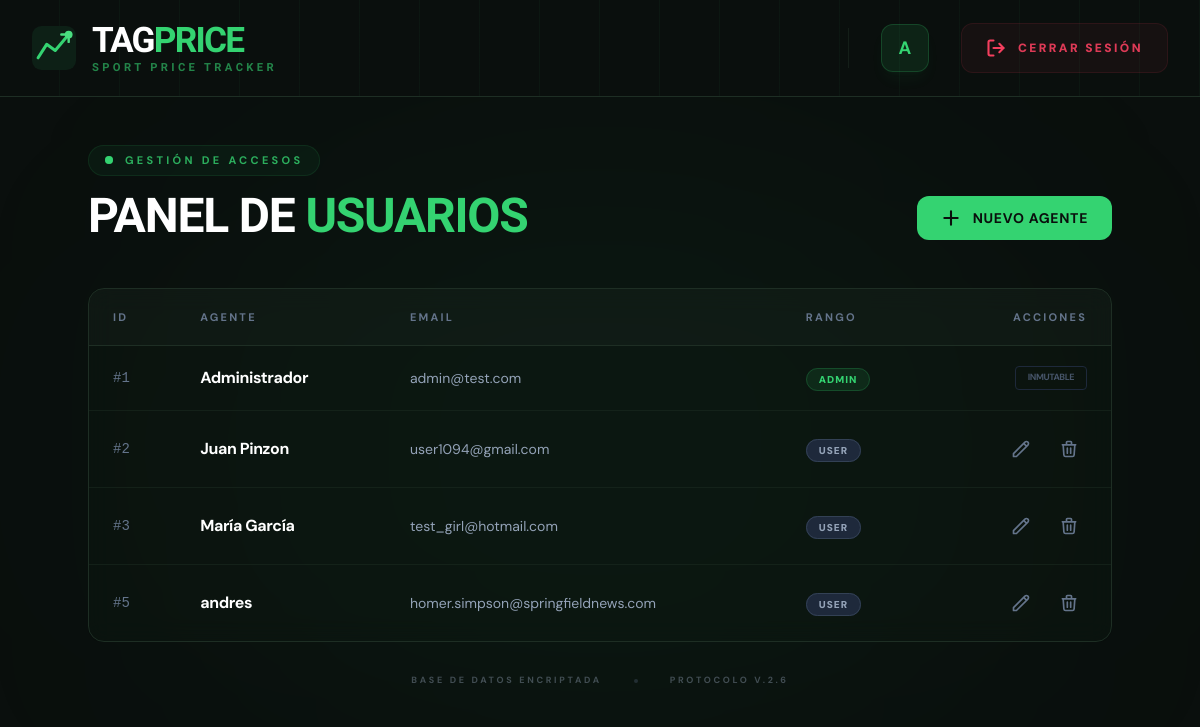
The app's page /views/panelAdmin.php (signed in), older data.
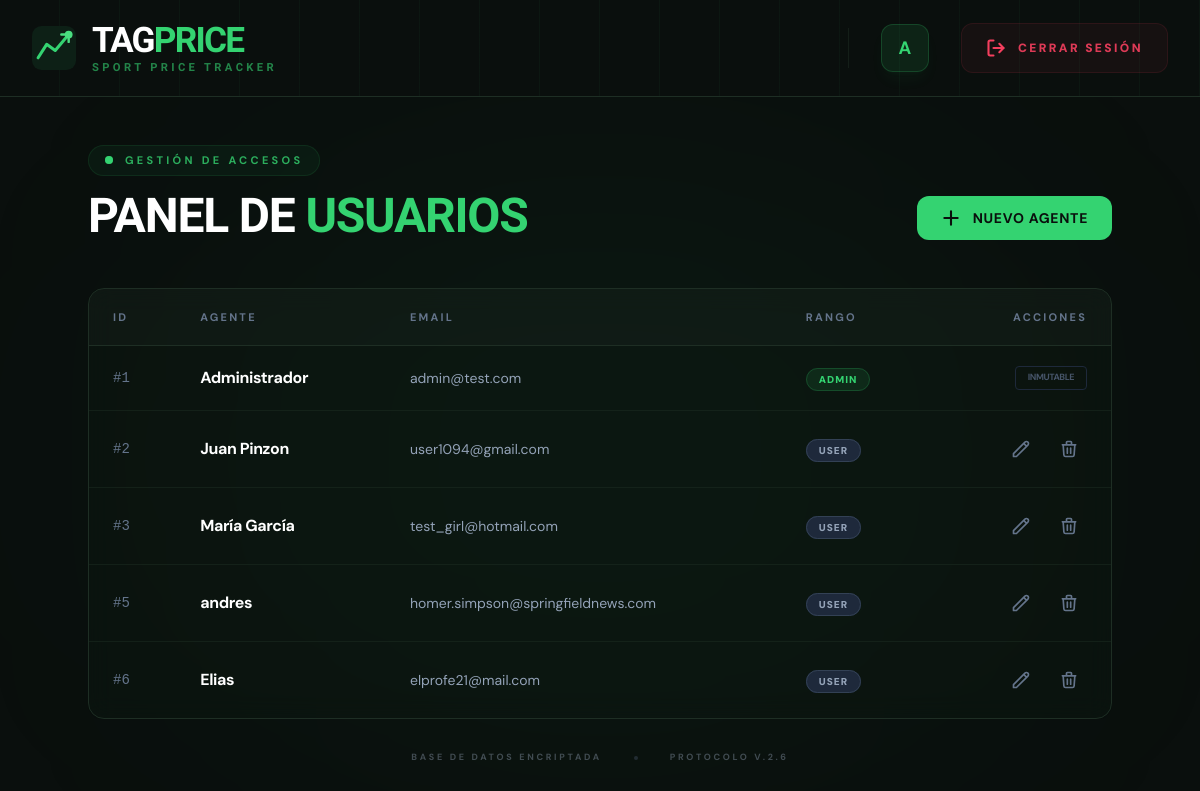
The same page, newer data.
### tables this page shows
CREATE TABLE users (
    usu_id INTEGER PRIMARY KEY AUTOINCREMENT NOT NULL,
    usu_mail VARCHAR(50) NOT NULL UNIQUE,
    usu_password VARCHAR(255) NOT NULL,
    usu_name VARCHAR(200) NOT NULL,
    usu_rol TEXT NOT NULL DEFAULT "user" -- Por defecto, todos son usuarios
);

### views/panelAdmin.php (the view, shortened to what this page needs)
<?php
include PATH_BASE .'includes/header.php';
include_once PATH_BASE . 'includes/db_connect.php';
$sql = $db->prepare("SELECT usu_id, usu_mail, usu_name, usu_rol FROM users");
?>
<main class="relative min-h-[calc(100vh-96px)] py-12 px-4 overflow-hidden">
    <div class="absolute top-1/2 left-1/2 -translate-x-1/2 -translate-y-1/2 w-[800px] h-[500px] bg-brand/5 rounded-full blur-[140px] pointer-events-none"></div>
    <div class="relative w-full max-w-5xl mx-auto">
        <div class="flex flex-col md:flex-row md:items-end justify-between mb-12 gap-6">
            <div class="text-left">
                <div class="inline-flex items-center gap-3 px-4 py-1.5 rounded-full bg-brand/5 border border-brand/10 mb-4">
                    <span class="flex h-2 w-2">
                        <span class="relative inline-flex rounded-full h-2 w-2 bg-brand"></span>
                    </span>
                    <span class="text-[11px] font-bold uppercase tracking-[0.3em] text-brand/80">Gestión de Accesos</span>
                </div>
                <h1 class="font-display text-5xl font-bold text-white uppercase tracking-tight leading-none">
                    Panel de <span class="text-brand">Usuarios</span>
                </h1>
            </div>
            <a href="<?=URL_BASE?>views/user_uptade.php"
               class="flex items-center gap-3 bg-brand hover:bg-brand-light text-surface font-bold uppercase tracking-wider px-6 py-3 rounded-xl transition-all duration-300 hover:shadow-[0_0_20px_rgba(52,211,113,0.3)] active:scale-95 group text-sm">
                <svg xmlns="http://www.w3.org/2000/svg" class="w-5 h-5" fill="none" viewBox="0 0 24 24" stroke="currentColor" stroke-width="2.5">
                    <path stroke-linecap="round" stroke-linejoin="round" d="M12 4v16m8-8H4" />
                </svg>
                <span>Nuevo Agente</span>
            </a>
        </div>
        <div class="relative overflow-hidden rounded-2xl bg-surface-mid/40 backdrop-blur-md border border-surface-border">
            <div class="overflow-x-auto">
                <table class="w-full text-left border-collapse">
                    <thead>
                        <tr class="border-b border-surface-border bg-white/[0.02]">
                            <th class="px-6 py-5 text-[11px] font-bold uppercase tracking-[0.2em] text-slate-500">ID</th>
                            <th class="px-6 py-5 text-[11px] font-bold uppercase tracking-[0.2em] text-slate-500">Agente</th>
                            <th class="px-6 py-5 text-[11px] font-bold uppercase tracking-[0.2em] text-slate-500">Email</th>
                            <th class="px-6 py-5 text-[11px] font-bold uppercase tracking-[0.2em] text-slate-500">Rango</th>
                            <th class="px-6 py-5 text-[11px] font-bold uppercase tracking-[0.2em] text-slate-500 text-right">Acciones</th>
                        </tr>
                    </thead>
                    <tbody class="divide-y divide-surface-border/50">
                        <?php if($sql->execute()): ?>
                            <?php while($file = $sql->fetch(PDO::FETCH_ASSOC)):
                                $esAdmin = ($file['usu_rol'] === 'admin');
                            ?>
                                <tr class="hover:bg-white/[0.02] transition-colors group">
                                    <td class="px-6 py-5 font-mono text-sm text-slate-500">#<?= $file['usu_id'] ?></td>
                                    <td class="px-6 py-5">
                                        <span class="text-white font-bold tracking-tight"><?= $file['usu_name'] ?></span>
                                    </td>
                                    <td class="px-6 py-5 text-slate-400 text-sm font-body"><?= $file['usu_mail'] ?></td>
                                    <td class="px-6 py-5">
                                        <span class="px-3 py-1 rounded-full text-[10px] font-black uppercase tracking-widest <?= $esAdmin ? 'bg-brand/10 text-brand border border-brand/20' : 'bg-slate-800 text-slate-400 border border-slate-700' ?>">
                                            <?= $file['usu_rol'] ?>
                                        </span>
                                    </td>
                                    <td class="px-6 py-5">
                                        <div class="flex justify-end gap-3">
                                            <?php if (!$esAdmin): ?>
                                                <form action="<?= URL_BASE ?>views/user_uptade.php" method="post">
                                                    <button type="submit" class="p-2 text-slate-500 hover:text-brand transition-colors">
                                                        <svg xmlns="http://www.w3.org/2000/svg" class="w-5 h-5" fill="none" viewBox="0 0 24 24" stroke="currentColor" stroke-width="2">
                                                            <path stroke-linecap="round" stroke-linejoin="round" d="M15.232 5.232l3.536 3.536m-2.036-5.036a2.5 2.5 0 113.536 3.536L6.5 21.036H3v-3.572L16.732 3.732z" />
                                                        </svg>
                                                    </button>
                                                </form>
                                                <form action="<?= URL_BASE ?>actions/user_delete.proc.php" method="post" onsubmit="return confirm('¿Confirmar baja del sistema?')">
                                                    <button type="submit" class="p-2 text-slate-500 hover:text-red-500 transition-colors">
                                                        <svg xmlns="http://www.w3.org/2000/svg" class="w-5 h-5" fill="none" viewBox="0 0 24 24" stroke="currentColor" stroke-width="2">
                                                            <path stroke-linecap="round" stroke-linejoin="round" d="M19 7l-.867 12.142A2 2 0 0116.138 21H7.862a2 2 0 01-1.995-1.858L5 7m5 4v6m4-6v6m1-10V4a1 1 0 00-1-1h-4a1 1 0 00-1 1v3M4 7h16" />
                                                        </svg>
                                                    </button>
                                                </form>
                                            <?php else: ?>
                                                <div class="px-3 py-1 text-[9px] font-bold text-slate-600 uppercase tracking-tighter border border-slate-800 rounded">Inmutable</div>
                                            <?php endif; ?>
                                        </div>
                                    </td>
                                </tr>
                            <?php endwhile; ?>
                        <?php endif; ?>
                    </tbody>
                </table>
            </div>
        </div>
        <div class="mt-8 flex justify-center items-center gap-8 opacity-40">
            <span class="text-[9px] text-slate-400 uppercase tracking-[0.3em] font-bold">Base de datos encriptada</span>
            <span class="w-1 h-1 bg-slate-600 rounded-full"></span>
            <span class="text-[9px] text-slate-400 uppercase tracking-[0.3em] font-bold">Protocolo V.2.6</span>
        </div>
    </div>
</main>

### includes/header.php (shortened to what this page needs)
<?php
$initials = '';
if (isset($_SESSION['name_user'])) {
    $parts = explode(' ', trim($_SESSION['name_user']));
    foreach (array_slice($parts, 0, 2) as $p) {
        $initials .= strtoupper(mb_substr($p, 0, 1));
    }
}
$homeLink = URL_BASE . "index.php";
if (isset($_SESSION['rol_usu'])) {
    $homeLink = ($_SESSION['rol_usu'] === 'admin')
        ? URL_BASE . "views/panelAdmin.php"
        : URL_BASE . "index.php";
}
?>
<!DOCTYPE html>
<html lang="es">
<head>
    <script src="https://cdn.tailwindcss.com"></script>
    <link rel="stylesheet" href="<?= URL_BASE ?>public/css/style.css">
</head>
<body class="bg-surface font-body">
    <header class="bg-surface relative overflow-hidden border-b border-surface-border">
        <div class="absolute inset-0 bg-grid-lines pointer-events-none" aria-hidden="true"></div>
        <div class="relative max-w-[1600px] mx-auto px-8 flex items-center justify-between h-24">
            <a href="<?= $homeLink ?>" class="flex items-center gap-4 group no-underline focus:outline-none">
                <div class="relative w-11 h-11 flex-shrink-0">
                </div>
                <div class="flex flex-col leading-none">
                    <span class="font-display font-black text-[2.2rem] tracking-tighter uppercase text-white leading-none">
                        Tag<span class="text-brand">Price</span>
                    </span>
                    <span class="font-display font-bold text-[0.7rem] tracking-[0.3em] uppercase text-brand opacity-60 mt-1">
                        Sport Price Tracker
                    </span>
                </div>
            </a>
            <div class="flex items-center">
                <?php if (isset($_SESSION['autenticated']) && $_SESSION['autenticated'] === true): ?>
                    <div class="flex items-center gap-8">
                        <div class="w-12 h-12 rounded-xl bg-brand/10 border border-brand/20 flex items-center justify-center shadow-lg shadow-brand/5">
                            <span class="font-body font-bold text-lg text-brand uppercase tracking-[0.1em] ml-[0.1em]">
                                <?= htmlspecialchars($initials) ?>
                            </span>
                        </div>
                        <a href="<?= URL_BASE ?>actions/logout.php"
                            class="group flex items-center gap-3 px-6 py-3.5 rounded-xl bg-rose-500/5 border border-rose-500/10 hover:bg-rose-500/10 hover:border-rose-500/30 transition-all no-underline active:scale-95">
                            <span class="text-[12px] font-black uppercase tracking-[0.2em] text-rose-500/90 group-hover:text-rose-500">
                                Cerrar sesión
                            </span>
                        </a>
                    </div>
                <?php endif; ?>
            </div>
        </div>
    </header>

### public/css/style.css (style rules this page uses)
body { background-color: #0a0f0d; color: #e2e8f0; margin: 0; padding: 0; }

Row changes from the older to the newer data that the page shows:
added users: usu_id "6", usu_name "Elias", usu_mail "elprofe21@mail.com", usu_rol "USER"
